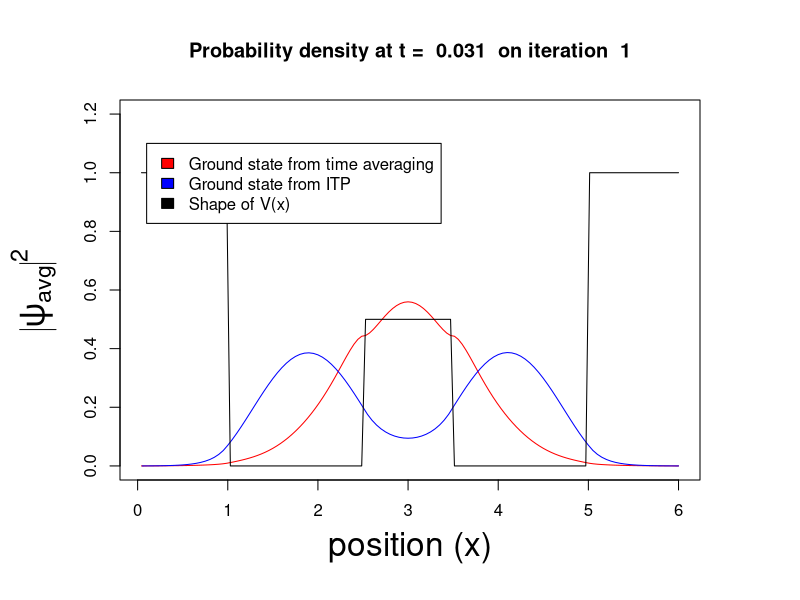
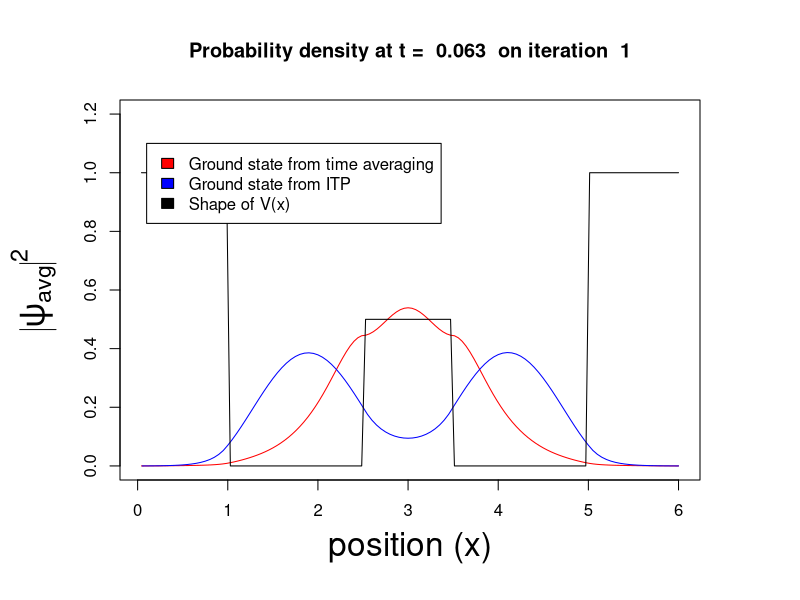
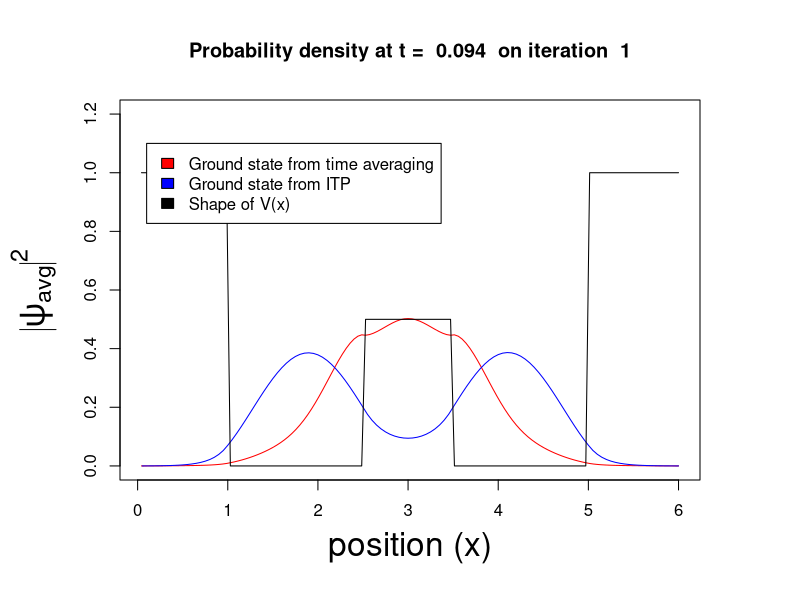
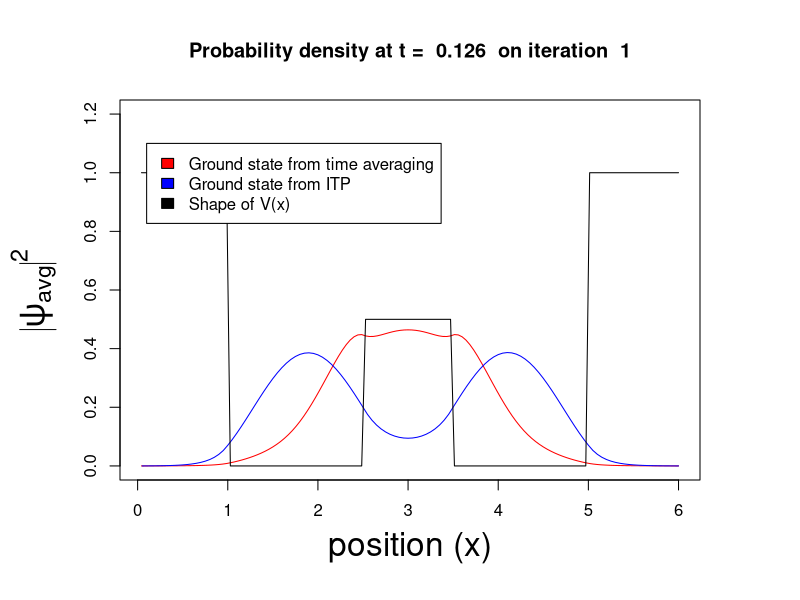
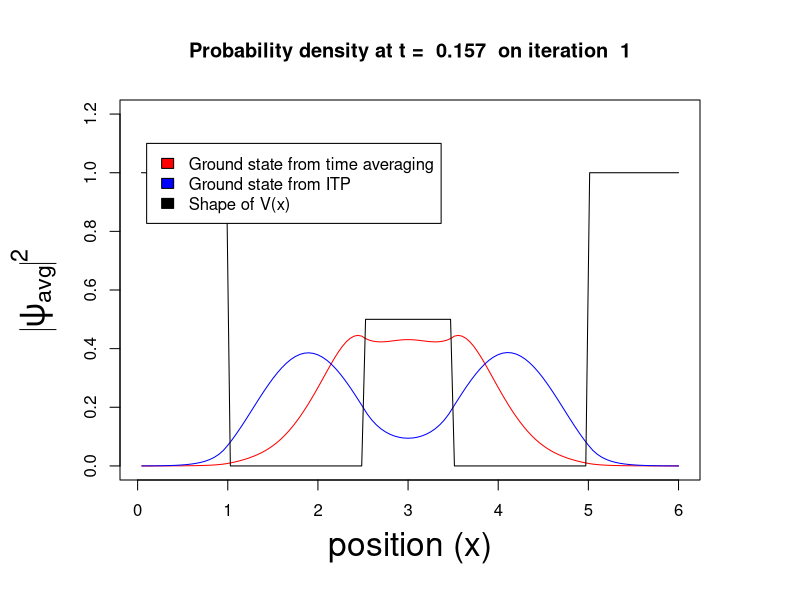
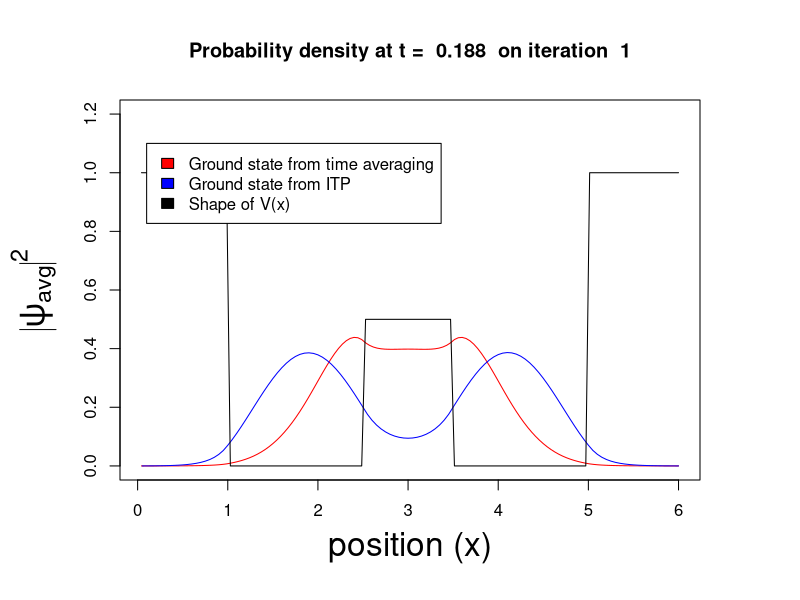
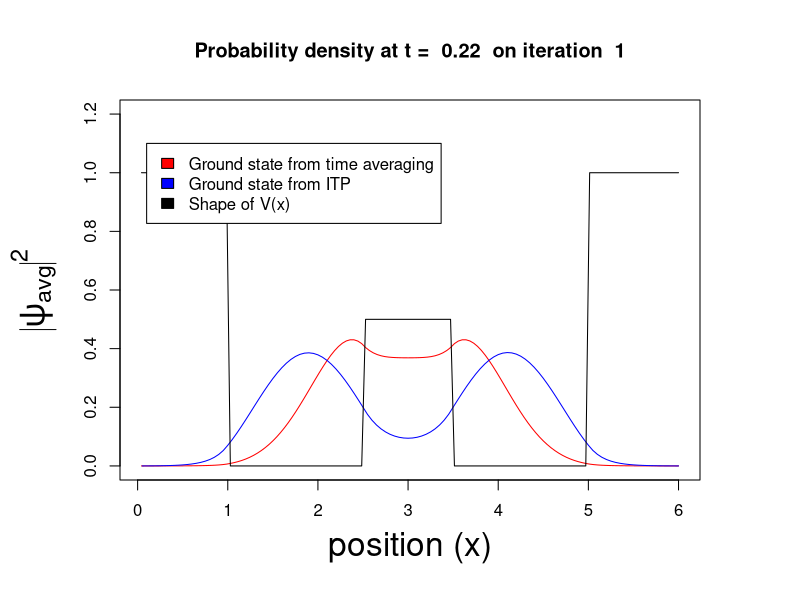
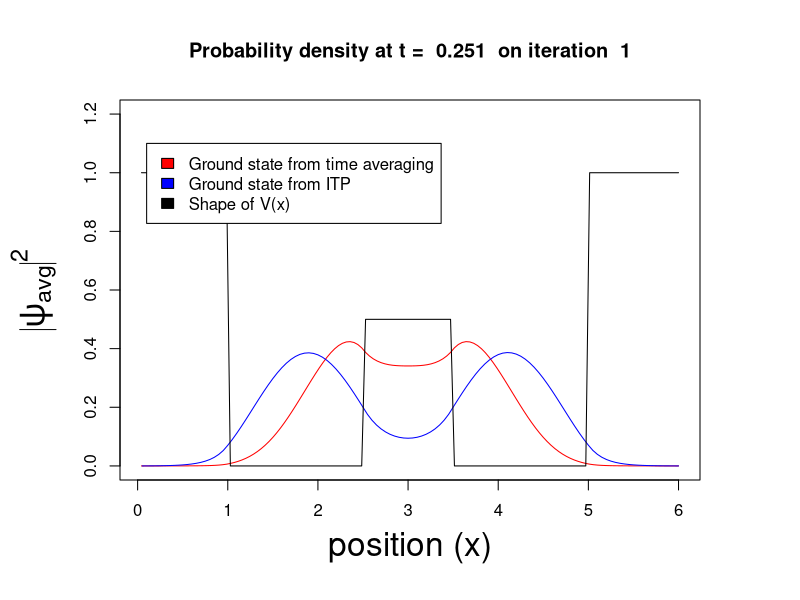

Here is the R script that generated these plots, in order: (Note: this script raises an error after producing the figures.)
# This program calculates the ground state wave function of a 1D double well system with an unusual method
# based on propagating an initial state along the real time axis, and finding the average wave function during
# a given time interval. This is repeated for several iterative steps where the final result of previous iteration
# is set to be the initial state in a new one. The result is then compared to the result obtained in a more usual
# way, propagating along the negative imaginary time axis.
#
# Teemu Isojärvi 9/16/2023


library(graphics)        							 #load the graphics library needed for plotting

# In this first part of the calculation, time evolution is computed along the imaginary time axis

lx <- 6.0              						       	         #length of the computational domain
lt <- 3.0		        						 #length of the simulation time interval
nx <- 120		  							 #number of discrete lattice points
nt <- 500 		  							 #number of timesteps
dx <- lx/nx		 							 #length of one discrete lattice cell
dt <- -1i*lt/nt 	       						      	 #length of timestep, set negative imaginary

V = c(1:nx)									 #potential energies at discrete points

for(j in c(1:nx)) {
if(abs(j*dx-3)>2) V[j] = as.complex(5)
else {
if(abs(j*dx-3)<0.5) V[j] = as.complex(2.5)
else V[j] = as.complex(0)
}
}

kappa1 = (1i)*dt/(2*dx*dx)							 #an element needed for the matrices	        			        
kappa2 <- c(1:nx)								 #another element

for(j in c(1:nx)) {
kappa2[j] <- as.complex(kappa1*2*dx*dx*V[j])
}

psi_ground = as.complex(c(1:nx))                                                        #array for the wave function values

for(j in c(1:nx)) {
psi_ground[j] = as.complex(exp(-0.5*(j*dx-3)*(j*dx-3)))					 #Gaussian initial wavefunction
}
	
xaxis1 <- c(1:nx)*dx								 #the x values corresponding to the discrete lattice points

A = matrix(nrow=nx,ncol=nx)								 #matrix for forward time evolution
B = matrix(nrow=nx,ncol=nx)								 #matrix for backward time evolution

for(j in c(1:nx)) {
for(k in c(1:nx)) {
A[j,k]=0
B[j,k]=0
if(j==k) { 
A[j,k] = 1 + 2*kappa1 + kappa2[j]						 #diagonal elements
B[j,k] = 1 - 2*kappa1 - kappa2[j]
}
if((j==k+1) || (j==k-1)) {
A[j,k] = -kappa1									 #off-diagonal elements
B[j,k] = kappa1
}
}
}

for (k in c(1:nt)) {                     					 #main time stepping loop

sol <- solve(A,B%*%psi_ground)								 #solve the system of equations

for (l in c(1:nx)) { 
psi_ground[l] <- sol[l] 
}
                                   			         
}

nrm <- 0

for(j in c(1:nx)) {
nrm <- nrm + abs(psi_ground[j])*abs(psi_ground[j])*dx
}

for(j in c(1:nx)) psi_ground[j] <- psi_ground[j]/sqrt(nrm)


# In this next part of calculation, the time interval and discretization parameters can be slightly different,
# and time evolution is taken along real time axis. After several iterations and time averaging of the wave function,
# the result is compared to that of the imaginary time version

              						       	         	 #length of the computational domain
lt <- 3.141592*1.5		        				         #length of the simulation time interval
nx <- 140		  							 #number of discrete lattice points
nt <- 150		  							 #number of timesteps
dx <- lx/nx		 							 #length of one discrete lattice cell
dt <- lt/nt 	       						      	         #length of timestep
nr <- 4                                                                          #number of iterations

xaxis2 <- c(1:nx)*dx

V = c(1:nx)									 #potential energies at discrete points

for(j in c(1:nx)) {
if(abs(j*dx-3)>2) V[j] = as.complex(5)
else {
if(abs(j*dx-3)<0.5) V[j] = as.complex(2.5)
else V[j] = as.complex(0)
}
}

kappa1 = (1i)*dt/(2*dx*dx)							 #an element needed for the matrices	        			        
kappa2 <- c(1:nx)								 #another element

for(j in c(1:nx)) {
kappa2[j] <- as.complex(kappa1*2*dx*dx*V[j])
}

psi = as.complex(c(1:nx))                                                        #array for the wave function values
psi_avg = as.complex(c(1:nx))                                                    #array for mean wave function values
psi_rec = matrix(nrow=nt,ncol=nx)                                                #matrix for wave function evolution

psi_avg_nrm = as.complex(c(1:nx))

for(j in c(1:nx)) {
psi[j] = as.complex(exp(-0.5*(j*dx-3)*(j*dx-3)))					 #Gaussian initial wavefunction
}

nrm <- 0

A = matrix(nrow=nx,ncol=nx)								 #matrix for forward time evolution
B = matrix(nrow=nx,ncol=nx)								 #matrix for backward time evolution

for(j in c(1:nx)) {
for(k in c(1:nx)) {
A[j,k]=0
B[j,k]=0
if(j==k) { 
A[j,k] = 1 + 2*kappa1 + kappa2[j]						 #diagonal elements
B[j,k] = 1 - 2*kappa1 - kappa2[j]
}
if((j==k+1) || (j==k-1)) {
A[j,k] = -kappa1									 #off-diagonal elements
B[j,k] = kappa1
}
}
}

for (r in c(1:nr)) {

for (j in c(1:nt)) {
for (l in c(1:nx)) {
psi_rec[j,l] <- 0
}
}

for (k in c(1:nt)) {                     					 #main time stepping loop

sol <- solve(A,B%*%psi)								 #solve the system of equations

for (l in c(1:nx)) { 
psi[l] <- sol[l] 
psi_rec[k,l] <- sol[l]					#The wave function values are recorded throughout the simulation
}

for (p in c(1:nx)) psi_avg[p] <- 0

for (q in c(1:k)) {
for (p in c(1:nx)) {
psi_avg[p] <- psi_avg[p] + psi_rec[q,p]
}
}

for (p in c(1:nx)) psi_avg[p] <- psi_avg[p]/k		#Calculate the time average wave function from recorded values

nrm <- 0

for(j in c(1:nx)) {
nrm <- nrm + abs(psi_avg[j])*abs(psi_avg[j])*dx
}

for (p in c(1:nx)) psi_avg[p] <- psi_avg[p]/sqrt(nrm)

# The time averaged WF is plotted on every timestep of each iteration, and compared in the same image to the imaginary time
# result and the shape of the potential energy function V(x)

jpeg(file = paste("iter_",r,"_plot_",k,".jpg",sep=""),width = 2.00, height = 2.00, units = "in", res = 300, pointsize = 3)
par(mar = c(6, 6, 5, 5))
plot(xaxis2,abs(psi_avg)*abs(psi_avg),xlab="position (x)", ylab=expression(abs(psi[avg])^2),type='l',col='red',ylim=c(0,1.2),cex.lab=2)
lines(xaxis1,abs(psi_ground)*abs(psi_ground),type='l',col='blue',ylim=c(0,1.2))
lines(xaxis2,0.2*V,col='black',ylim=c(0:1.2))
legend(0.1, 1.1, legend=c("Ground state from time averaging", "Ground state from ITP", "Shape of V(x)"), fill =c("red","blue","black"))
title(paste("Probability density at t = ",round(k*dt,digits=3)," on iteration ",r))
dev.off()

}

for (p in c(1:nx)) psi[p] <- psi_avg[p]

}
